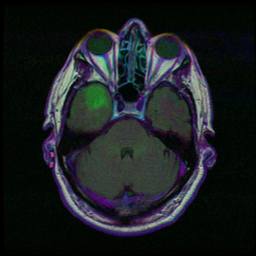
#> input picture dataset2/images_prepped_test/TCGA_DU_6399_19830416_13.png, 256 x 256 px
$ python png_modify_pixel_value.py dataset2/images_prepped_test out
#> lines starting #> are read from the running program, lines starting #| are printed output that depends on the picture
import cv2
import glob
import argparse
import os
import sys
import numpy as np


def main():

    # Arguments handling.
    parser = argparse.ArgumentParser(
        description=
        'Change png pixel values in (input) directory, all non-zero values are set to 1'
    )
    parser.add_argument('indir',
                        help="Directory which contains png files",
                        default="./",
                        type=str)
    parser.add_argument('outdir',
                        help="Directory to write output png files",
                        default="./",
                        type=str)
    parser.add_argument('-v',
                        '--value',
                        help="8-bit pixel value to write",
                        default=1,
                        type=int,
                        choices=range(0, 256))

    args = parser.parse_args()

    # Create output directory if it does not exist.
    # If it exists, exit with error.
    if not os.path.exists(args.outdir):
        os.makedirs(args.outdir)
    else:
        print("[ERROR]  Output directory {} exists! Please re-check.".format(
            args.outdir))
        sys.exit()

    # Do the main conversion by changing nonzero values to only having each
    # pixel in the B position to 1.
    for name in glob.glob(args.indir + '/*.png'):
        filename = os.path.split(name)[1]
        outfile = os.path.join(args.outdir, filename)
        print("Converting input {} to output {}".format(name, outfile))
        # Input image read into an array.
        img = cv2.imread(name)
#> img is the input picture: shape (256, 256, 3); mean B, G, R 33, 30.7, 26.7

        # Output image initialized with zeros.
        img1 = np.zeros(img.shape)

        # For each value which is nonzero, set only the B component of the RGB value to 1.
        for x in range(img1.shape[0]):
            for y in range(img1.shape[1]):
                if img[y, x, 0] > 0:
                    img1[y, x, 0] = args.value
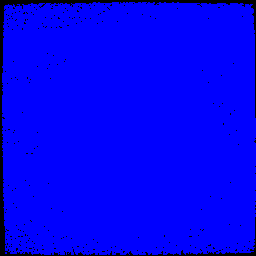
#> img1: shape (256, 256, 3) float64; mean of channels 0, 1, 2 0.957, 0, 0; drawn as B, G, R

        # Write to output file.
        cv2.imwrite(outfile, img1)
#> pass 2 of the loop in main, `for name in glob.glob(args.indir + '/*.png'):`:
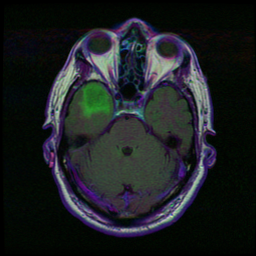
#> input picture dataset2/images_prepped_test/TCGA_DU_6399_19830416_14.png, 256 x 256 px
#> in main, img is the input picture: shape (256, 256, 3); mean B, G, R 34.1, 31.6, 28.5
#> after the loop in main, `for x in range(img1.shape[0]):`:
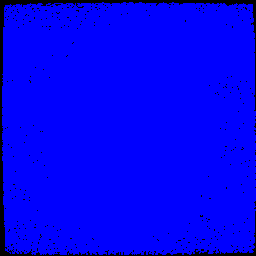
#> img1: shape (256, 256, 3) float64; mean of channels 0, 1, 2 0.954, 0, 0; drawn as B, G, R

    print("Done conversion")


if __name__ == "__main__":
    main()
